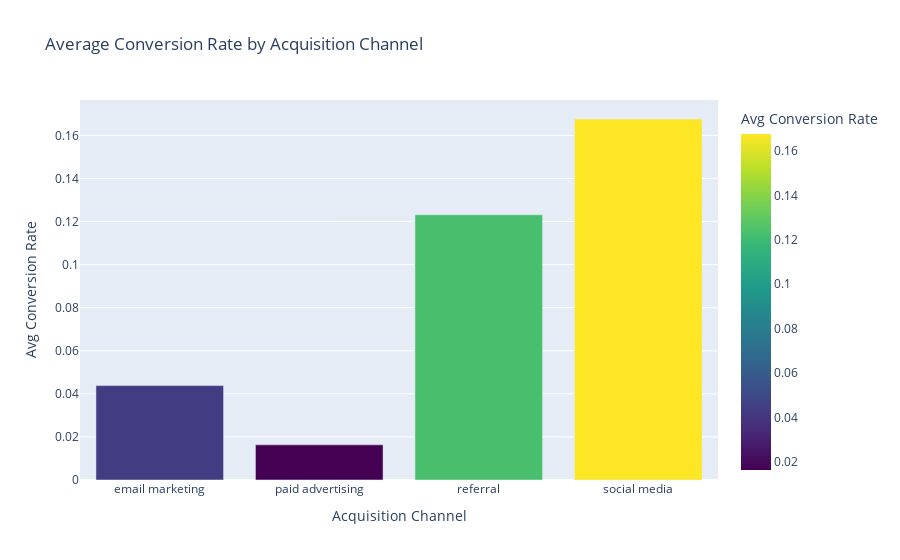

The notebook cell this image was saved under:
### Code cell
fig = px.bar(conversion_by_channel, x="channel", y="conversion_rate",
             title="Average Conversion Rate by Acquisition Channel",
             labels={"conversion_rate": "Avg Conversion Rate", "channel": "Acquisition Channel"},
             color="conversion_rate",
             color_continuous_scale="viridis")

fig.show()

### Figure 1 — Plotly figure (JSON) as saved in the notebook; plotly's stock layout.template omitted (floating-point values rounded to 4 significant figures)
{"data": [{"alignmentgroup": "True", "hovertemplate": "Acquisition Channel=%{x}<br>Avg Conversion Rate=%{marker.color}<extra></extra>", "legendgroup": "", "marker": {"color": [0.04382, 0.01634, 0.1231, 0.1676], "coloraxis": "coloraxis", "pattern": {"shape": ""}}, "name": "", "offsetgroup": "", "orientation": "v", "showlegend": false, "textposition": "auto", "type": "bar", "x": ["email marketing", "paid advertising", "referral", "social media"], "xaxis": "x", "y": [0.04382, 0.01634, 0.1231, 0.1676], "yaxis": "y"}], "layout": {"barmode": "relative", "coloraxis": {"colorbar": {"title": {"text": "Avg Conversion Rate"}}, "colorscale": [[0, "#440154"], [0.1111, "#482878"], [0.2222, "#3e4989"], [0.3333, "#31688e"], [0.4444, "#26828e"], [0.5556, "#1f9e89"], [0.6667, "#35b779"], [0.7778, "#6ece58"], [0.8889, "#b5de2b"], [1, "#fde725"]]}, "legend": {"tracegroupgap": 0}, "title": {"text": "Average Conversion Rate by Acquisition Channel"}, "xaxis": {"anchor": "y", "domain": [0, 1], "title": {"text": "Acquisition Channel"}}, "yaxis": {"anchor": "x", "domain": [0, 1], "title": {"text": "Avg Conversion Rate"}}}}
